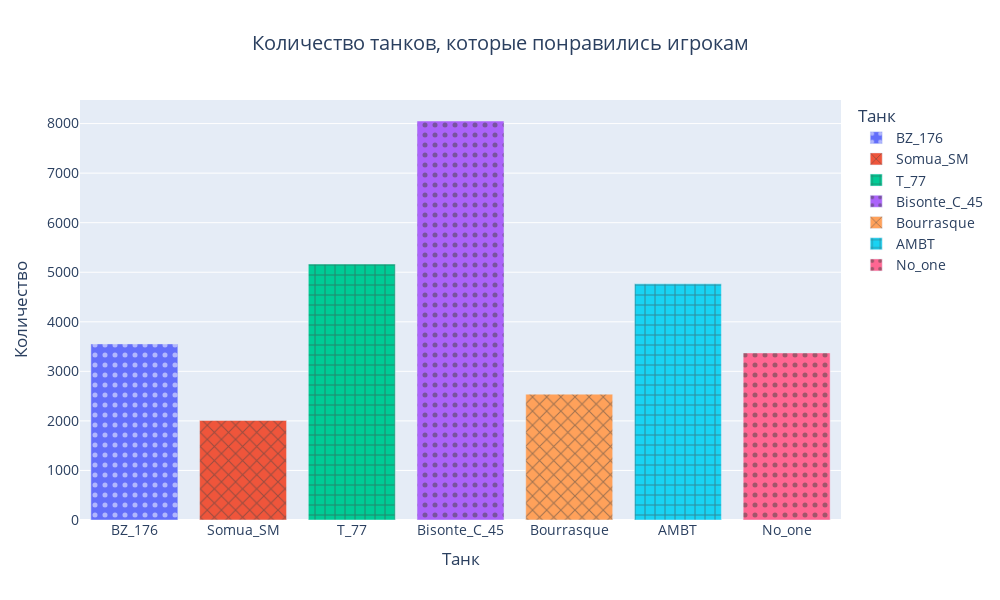

The cell this chart's notebook holds for it:
### Code cell
df_long = counting_of_tanks.melt(var_name='Tank', value_name='Count')


fig = px.bar(df_long, x='Tank', y='Count', title='Количество понравившихся танков в событии',
             labels={'Tank': 'Танк', 'Count': 'Количество'}, 
             color='Tank',
             pattern_shape='Tank', 
             pattern_shape_sequence=[".", "x", "+"])

fig.update_layout(
    width=1000,  
    height=600,  
    title={'text':'Количество танков, которые понравились игрокам', 'x': 0.5},  
    font=dict(size=14)  
)

fig.show()
fig.write_html('tanks.html')

### Figure 1 — Plotly figure (JSON) as saved in the notebook; plotly's stock layout.template omitted (floating-point values rounded to 4 significant figures)
{"data": [{"alignmentgroup": "True", "hovertemplate": "Танк=%{x}<br>Количество=%{y}<extra></extra>", "legendgroup": "BZ_176", "marker": {"color": "#636efa", "pattern": {"shape": "."}}, "name": "BZ_176", "offsetgroup": "BZ_176", "orientation": "v", "showlegend": true, "textposition": "auto", "type": "bar", "x": ["BZ_176"], "xaxis": "x", "y": [3554], "yaxis": "y"}, {"alignmentgroup": "True", "hovertemplate": "Танк=%{x}<br>Количество=%{y}<extra></extra>", "legendgroup": "Somua_SM", "marker": {"color": "#EF553B", "pattern": {"shape": "x"}}, "name": "Somua_SM", "offsetgroup": "Somua_SM", "orientation": "v", "showlegend": true, "textposition": "auto", "type": "bar", "x": ["Somua_SM"], "xaxis": "x", "y": [2010], "yaxis": "y"}, {"alignmentgroup": "True", "hovertemplate": "Танк=%{x}<br>Количество=%{y}<extra></extra>", "legendgroup": "T_77", "marker": {"color": "#00cc96", "pattern": {"shape": "+"}}, "name": "T_77", "offsetgroup": "T_77", "orientation": "v", "showlegend": true, "textposition": "auto", "type": "bar", "x": ["T_77"], "xaxis": "x", "y": [5166], "yaxis": "y"}, {"alignmentgroup": "True", "hovertemplate": "Танк=%{x}<br>Количество=%{y}<extra></extra>", "legendgroup": "Bisonte_C_45", "marker": {"color": "#ab63fa", "pattern": {"shape": "."}}, "name": "Bisonte_C_45", "offsetgroup": "Bisonte_C_45", "orientation": "v", "showlegend": true, "textposition": "auto", "type": "bar", "x": ["Bisonte_C_45"], "xaxis": "x", "y": [8052], "yaxis": "y"}, {"alignmentgroup": "True", "hovertemplate": "Танк=%{x}<br>Количество=%{y}<extra></extra>", "legendgroup": "Bourrasque", "marker": {"color": "#FFA15A", "pattern": {"shape": "x"}}, "name": "Bourrasque", "offsetgroup": "Bourrasque", "orientation": "v", "showlegend": true, "textposition": "auto", "type": "bar", "x": ["Bourrasque"], "xaxis": "x", "y": [2540], "yaxis": "y"}, {"alignmentgroup": "True", "hovertemplate": "Танк=%{x}<br>Количество=%{y}<extra></extra>", "legendgroup": "AMBT", "marker": {"color": "#19d3f3", "pattern": {"shape": "+"}}, "name": "AMBT", "offsetgroup": "AMBT", "orientation": "v", "showlegend": true, "textposition": "auto", "type": "bar", "x": ["AMBT"], "xaxis": "x", "y": [4766], "yaxis": "y"}, {"alignmentgroup": "True", "hovertemplate": "Танк=%{x}<br>Количество=%{y}<extra></extra>", "legendgroup": "No_one", "marker": {"color": "#FF6692", "pattern": {"shape": "."}}, "name": "No_one", "offsetgroup": "No_one", "orientation": "v", "showlegend": true, "textposition": "auto", "type": "bar", "x": ["No_one"], "xaxis": "x", "y": [3372], "yaxis": "y"}], "layout": {"barmode": "relative", "font": {"size": 14}, "height": 600, "legend": {"title": {"text": "Танк"}, "tracegroupgap": 0}, "title": {"text": "Количество танков, которые понравились игрокам", "x": 0.5}, "width": 1000, "xaxis": {"anchor": "y", "categoryarray": ["BZ_176", "Somua_SM", "T_77", "Bisonte_C_45", "Bourrasque", "AMBT", "No_one"], "categoryorder": "array", "domain": [0, 1], "title": {"text": "Танк"}}, "yaxis": {"anchor": "x", "domain": [0, 1], "title": {"text": "Количество"}}}}
